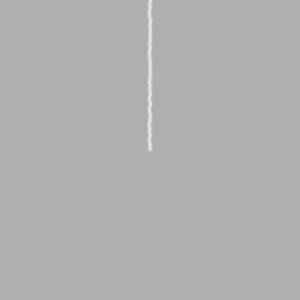
Frame 1 (no input)
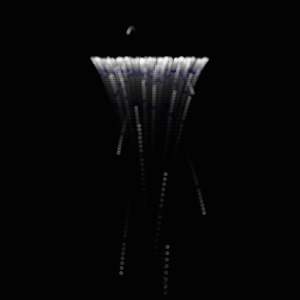
Frame 60 (the mouse pressed at the canvas centre just before this capture)
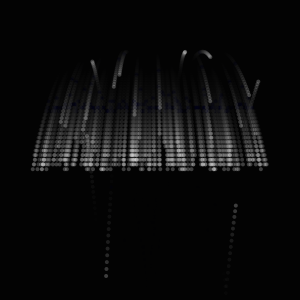
Frame 120 (the mouse held since frame 60 and released just before this capture)

The Processing sketch that drew these frames (run headless with seeded random() and noise(); from frame 60 on, the mouse is pressed at the canvas centre):

// Processing sketch: processing_41575
// ── processing_41575.pde

int numParticles = 200;
MyParticle2[] p = new MyParticle2[numParticles];

void setup() {
  size(300, 300);
  noStroke();
  smooth();
  for (int i = 0; i < p.length; i++) {
    float velX = random(-1, 1);
    float velY = -i;
    // Inputs: x, y, x-velocity, y-velocity,
    // radius, origin x, origin y

    p[i] = new MyParticle2(width/2, height/2, velX, velY, 5.0, width/2, height);
  }
}

void draw() {
  fill(0,36);
  rect(0, 0, width, height);
  
  fill(255, 60);
  for (int i = 0; i < p.length; i++) {
    p[i].update();
    p[i].display();
    p[i].regenerate();
    p[i].bounce();

  }
}


//Particle class ---------------------------------------------------------------------------------

class Particle {
  float x, y; // The x- and y-coordinates
  float vx, vy; // The x- and y-velocities
  float radius; // Particle radius
  float gravity = 0.1;

  Particle(float xpos, float ypos, float velx, float vely, float r) {
    x = xpos;
    y = ypos;
    vx = velx;
    vy = vely;
    radius = r;
  }

  void update() {
    vy = vy + gravity;  //velocity+gravity
    y += vy;  // y position is equal to the velocity (which is a function of gravity)
    x += vx; // x position is equal to the velocity (no relation to gravity)
  }

  void display() {
    ellipse(x, y, radius*2, radius*2);
  }
}


//GenParticle subclass ---------------------------------------------------------------------------

class GenParticle extends Particle {
  float originX, originY; //new variable for GenParticle

  GenParticle(float xIn, float yIn, float vxIn, float vyIn, float r, float ox, float oy) { 
    super(xIn, yIn, vxIn, vyIn, r);
    originX = ox;
    originY = oy;
  }

  void regenerate() {
    if ((x > width + radius) || (x < -radius) ||   
    (y > height + radius) || (y < -radius)) {
      x = originX;
      y = originY;
      vx = random(-1.0, 1.0);
      vy = random(-4.0, -2.0);
    }
  }
}


//MyParticle1 subclass -------------------------------------------------------------------------------

class MyParticle1 extends GenParticle { //create the "waterfall" effect

  MyParticle1(float xIn, float yIn, float vxIn, float vyIn, float r, float ox, float oy) { 
    super(xIn, yIn, vxIn, vyIn, r, ox, oy);
  }

  void display() {
    fill(255,60);
    ellipse(x, y, 4, 4);
  }

  void bounce() { // make the particle bounce back up after reaching bottom of sketch
    if (y >= height-10 ) {
      vy = -7;
      
    }
  }
}


//MyParticle2 subclass ---------------------------------------------------------------------------------

class MyParticle2 extends GenParticle {

  MyParticle2(float xIn, float yIn, float vxIn, float vyIn, float r, float ox, float oy) {
    super(xIn, yIn, vxIn, vyIn, r, ox, oy);
  }

  void display() {
    ellipse(x, y, 4, 4);
    
  }

  void bounce() { // give the particle some blue coloring
    if (y >= height-10 ) {
      vy = -7;
      fill(0,0,255,60);
      
    }
  }
}
